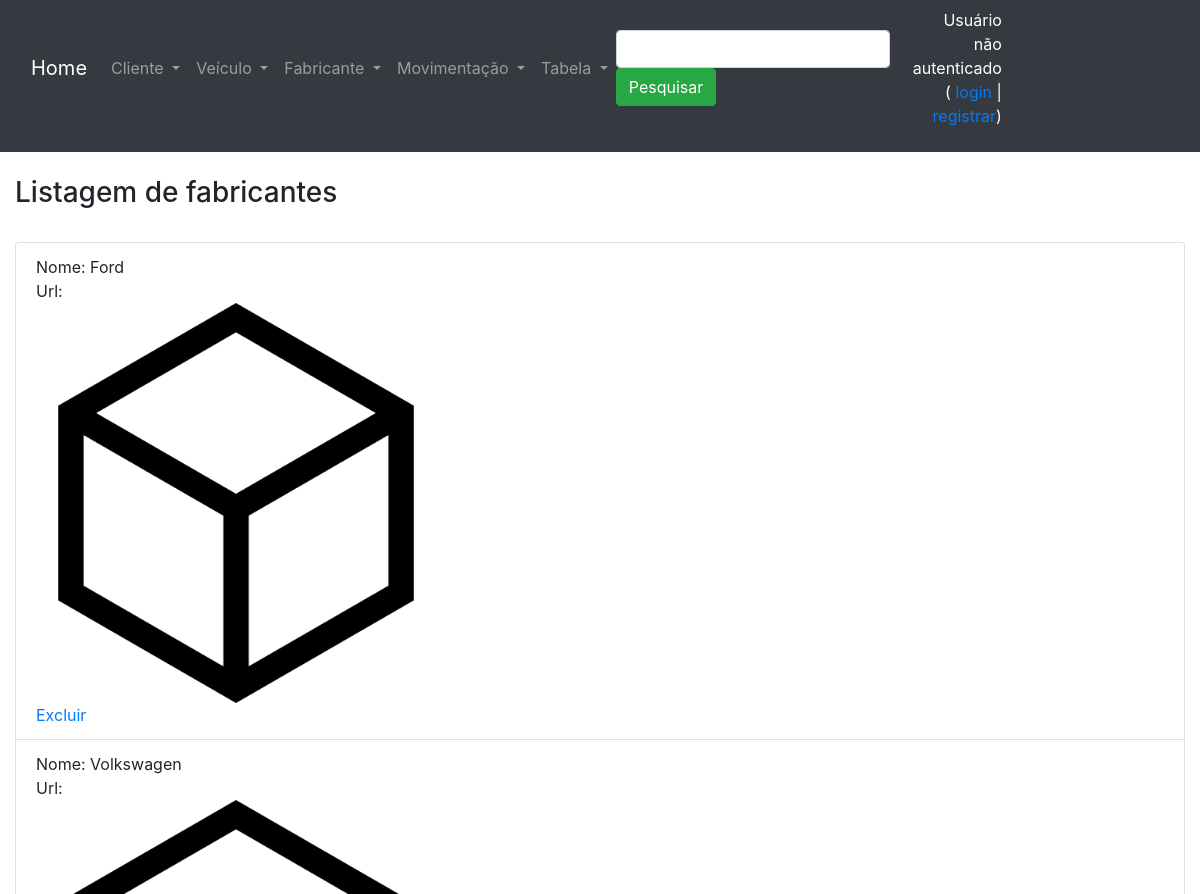
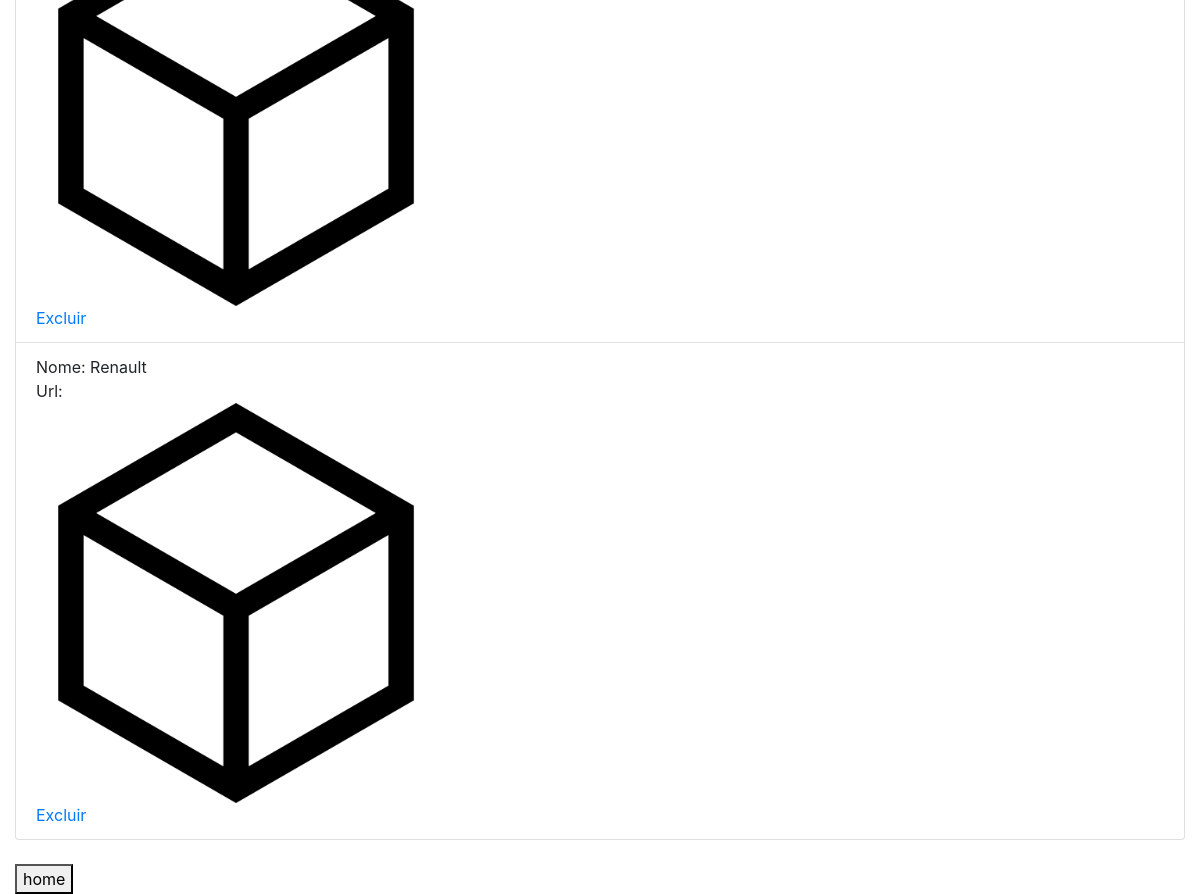
Screenshot of /listagem_fabricantes/ with the database file from the repository (2 pictures, top to bottom).
### core/models.py (models this page shows, shortened)
class Fabricante(models.Model):
    nome = models.CharField(max_length=50, verbose_name='Fabricante')
    url = models.URLField(verbose_name='Site', blank=True, null=True)
    logo = models.ImageField(upload_to='logo_fabricante', blank=True, null=True, verbose_name="")
    class Meta:
        verbose_name_plural = 'Fabricantes'

### core/views.py (the view)
# urls.py: path('listagem_fabricantes/', listagem_fabricantes, name='url_listagem_fabricantes'),
def listagem_fabricantes(request):
    dados = Fabricante.objects.all()
    contexto = {'dados': dados, 'listagem':True}
    return render(request, 'core/listagem_fabricantes.html', contexto)

### core/templates/core/listagem_fabricantes.html (shortened to what this page needs)
{% extends 'base.html' %}
{% load static %}
{% block main %}
<h3>Listagem de fabricantes</h3> <br>
<ul class="list-group">
    {% for i in dados %}
    <li class="list-group-item">
        Nome: {% if i.nome %} {{ i.nome }} {% endif %} <br>
        Url: {% if i.url %} {{ i.url }} {% endif %} <br>
        {% if i.logo %}
        <img src={{ i.logo.url }} width="400"> <br>
        {% else %}
        <img src="{% static 'logo_generica.png' %}" width="400"> <br>
        {% endif %}
        <a href="{% url 'url_exclui_fabricante' i.id %}">Excluir</a>
        <br>
    </li>
    {% endfor %}
</ul>
<button class="mt-4" onclick="window.location.href='/'">home</button>
{% endblock %}

### rows the page displays
Fabricante: nome "Ford"
Fabricante: nome "Volkswagen"
Fabricante: nome "Renault"
